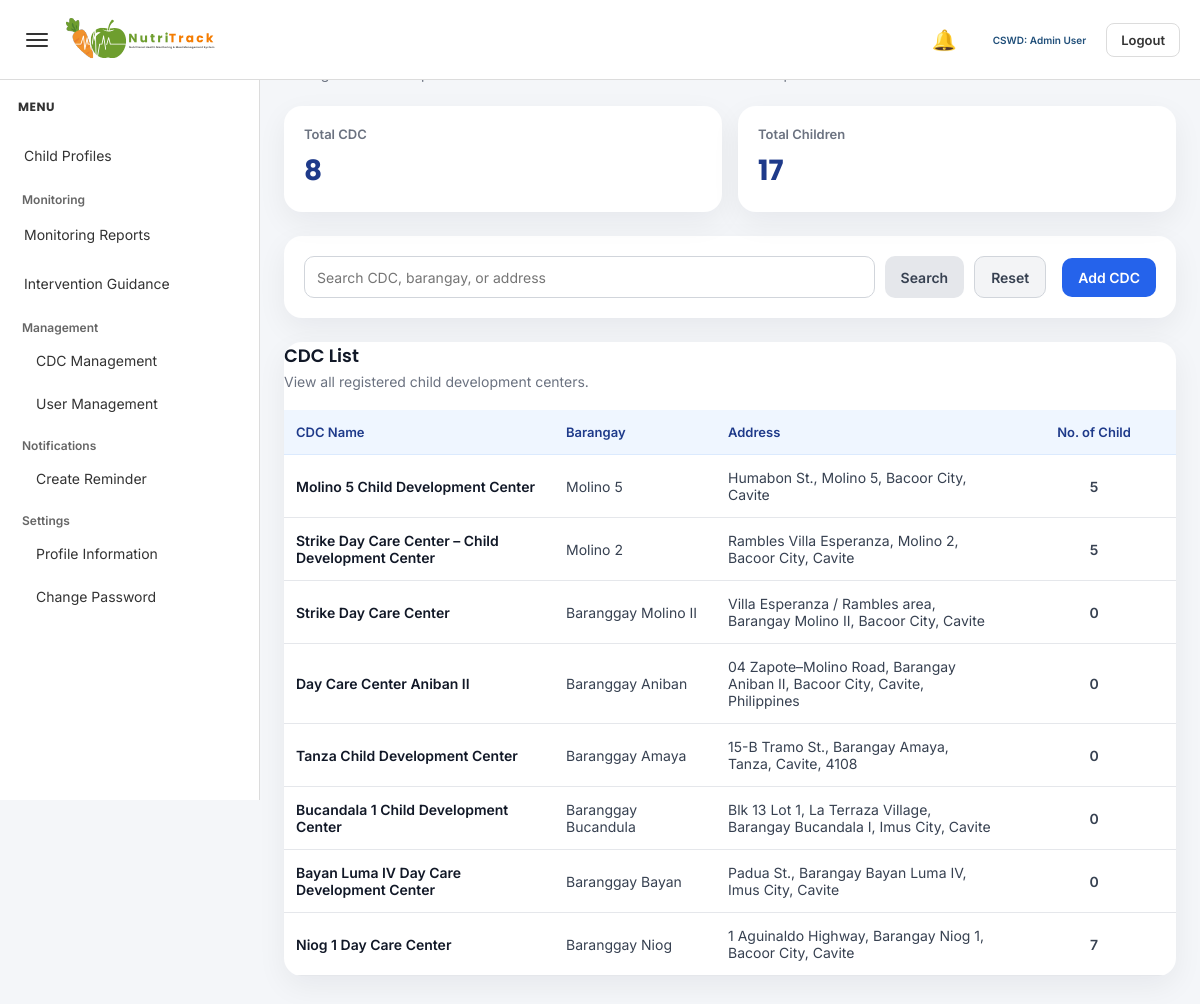
The page /admin/add_cdc.php (signed in) on the database as committed earlier.
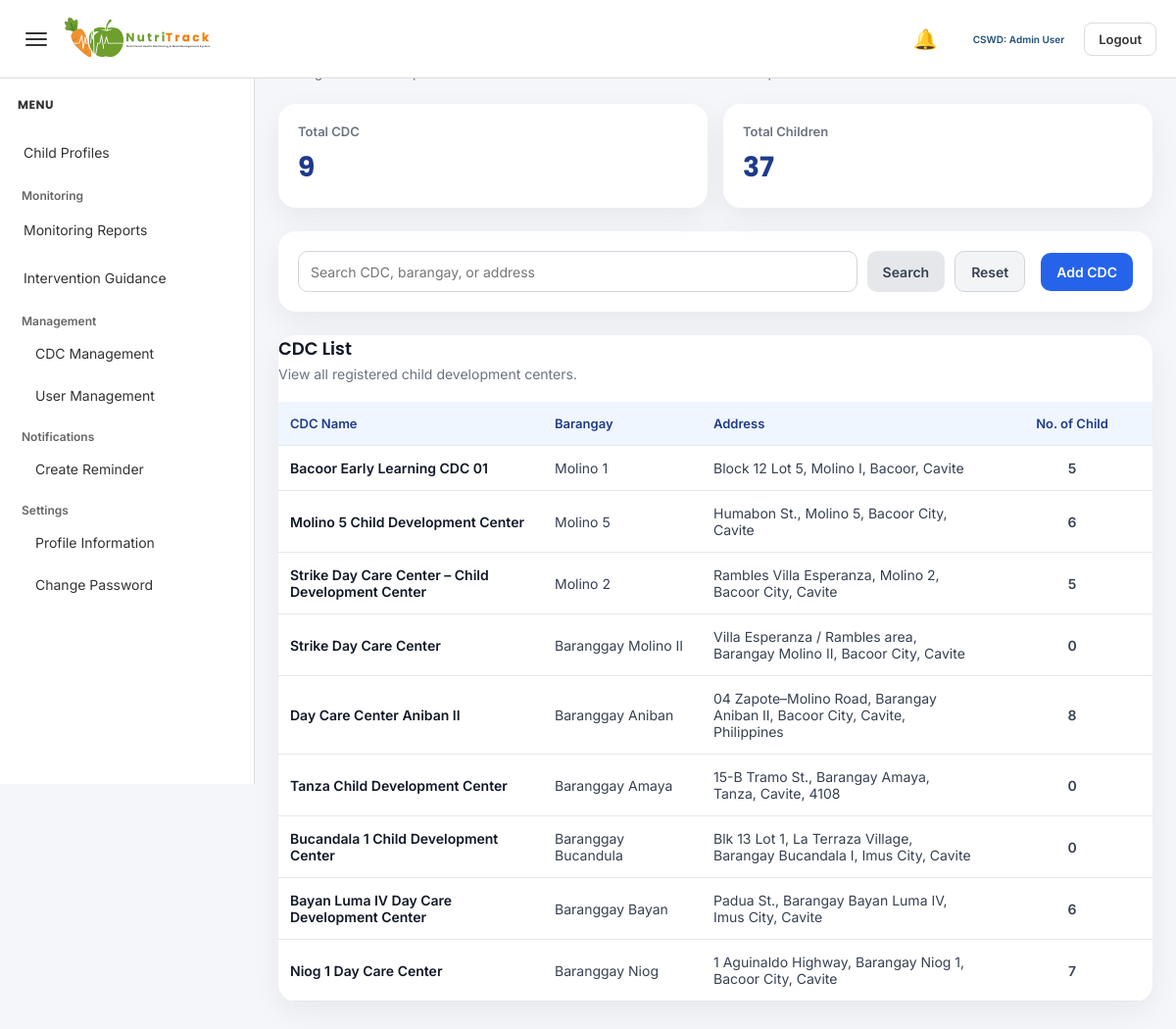
The same page on the database as committed later.
### tables this page shows
CREATE TABLE `cdc` (
  `cdc_id` int(11) NOT NULL,
  `cdc_name` varchar(100) DEFAULT NULL,
  `barangay` varchar(100) DEFAULT NULL,
  `address` text DEFAULT NULL,
  `status` varchar(20) DEFAULT 'Active',
  `created_at` timestamp NOT NULL DEFAULT current_timestamp()
);

### admin/add_cdc.php (the view, shortened to what this page needs)
<?php
include '../config/database.php';
$search = isset($_GET['search']) ? trim($_GET['search']) : "";
if ($search != "") {
    $like = "%" . $search . "%";
    $cdc_stmt = $conn->prepare("
        SELECT
            c.cdc_id,
            c.cdc_name,
            c.barangay,
            c.address,
            COUNT(ch.child_id) AS total_children
        FROM cdc c
        LEFT JOIN children ch ON c.cdc_id = ch.cdc_id
        WHERE c.cdc_name LIKE ? OR c.barangay LIKE ? OR c.address LIKE ?
        GROUP BY c.cdc_id, c.cdc_name, c.barangay, c.address
        ORDER BY c.cdc_id DESC
    ");
    $cdc_stmt->bind_param("sss", $like, $like, $like);
    $cdc_stmt->execute();
    $cdc_result = $cdc_stmt->get_result();
} else {
    $cdc_result = $conn->query("
        SELECT
            c.cdc_id,
            c.cdc_name,
            c.barangay,
            c.address,
            COUNT(ch.child_id) AS total_children
        FROM cdc c
        LEFT JOIN children ch ON c.cdc_id = ch.cdc_id
        GROUP BY c.cdc_id, c.cdc_name, c.barangay, c.address
        ORDER BY c.cdc_id DESC
    ");
}
$total_cdc = 0;
$total_children = 0;
$summary_sql = "
    SELECT
        COUNT(DISTINCT c.cdc_id) AS total_cdc,
        COUNT(ch.child_id) AS total_children
    FROM cdc c
    LEFT JOIN children ch ON c.cdc_id = ch.cdc_id
";
$summary_result = $conn->query($summary_sql);
if ($summary_result && $summary_result->num_rows > 0) {
    $summary_row = $summary_result->fetch_assoc();
    $total_cdc = (int)$summary_row['total_cdc'];
    $total_children = (int)$summary_row['total_children'];
}
?>
<!DOCTYPE html>
<html lang="en">
<head>
    <link rel="stylesheet" href="../assets/admin-style.css">
    <link rel="stylesheet" href="../assets/add_cdc.css">
</head>
<body class="<?php echo (isset($_SESSION['theme_mode']) && $_SESSION['theme_mode'] === 'dark') ? 'dark-mode' : ''; ?>">
<?php include '../includes/admin_sidebar.php'; ?>
<?php include '../includes/admin_topbar.php'; ?>
<div class="main-content" id="mainContent">
    <div class="page-header">
        <h1>CDC Management</h1>
        <p>Manage child development centers and review the total number of children per CDC.</p>
    </div>
    <div class="summary-grid">
        <div class="summary-card">
            <div class="summary-label">Total CDC</div>
            <div class="summary-value"><?php echo $total_cdc; ?></div>
        </div>
        <div class="summary-card">
            <div class="summary-label">Total Children</div>
            <div class="summary-value"><?php echo $total_children; ?></div>
        </div>
    </div>
    <div class="toolbar-card">
        <form method="GET" class="search-form">
            <input
                type="text"
                name="search"
                class="search-input"
                placeholder="Search CDC, barangay, or address"
                value="<?php echo htmlspecialchars($search); ?>"
            >
            <button type="submit" class="btn btn-secondary">Search</button>
            <a href="add_cdc.php" class="btn btn-light">Reset</a>
        </form>
        <button type="button" class="btn btn-primary" onclick="openAddCdcForm()">Add CDC</button>
    </div>
    <div class="table-card">
        <div class="card-header">
            <h2>CDC List</h2>
            <p>View all registered child development centers.</p>
        </div>
        <div class="table-wrapper">
            <table>
                <thead>
                    <tr>
                        <th style="width: 30%;">CDC Name</th>
                        <th style="width: 18%;">Barangay</th>
                        <th style="width: 32%;">Address</th>
                        <th style="width: 20%; text-align:center;">No. of Child</th>
                    </tr>
                </thead>
                <tbody>
                    <?php if ($cdc_result && $cdc_result->num_rows > 0) { ?>
                        <?php while ($row = $cdc_result->fetch_assoc()) { ?>
                            <tr>
                                <td class="cdc-name"><?php echo htmlspecialchars($row['cdc_name']); ?></td>
                                <td><?php echo htmlspecialchars($row['barangay']); ?></td>
                                <td><?php echo htmlspecialchars($row['address']); ?></td>
                                <td class="child-count"><?php echo (int)$row['total_children']; ?></td>
                            </tr>
                        <?php } ?>
                    <?php } else { ?>
                        <tr>
                            <td colspan="4" class="empty-state">No CDC found.</td>
                        </tr>
                    <?php } ?>
                </tbody>
            </table>
        </div>
    </div>
</div>
</body>
</html>

Rows that differ between the two databases and show on the page:
added cdc: cdc_name "Bacoor Early Learning CDC 01", barangay "Molino 1", address "Block 12 Lot 5, Molino I, Bacoor, Cavite", total_children "5"
computed for cdc "Molino 5 Child Development Center": total_children "5" → "6"
computed for cdc "Day Care Center Aniban II": total_children "0" → "8"
computed for cdc "Bayan Luma IV Day Care Development Center": total_children "0" → "6"
Other text that changed with them:
$total_cdc: "8" → "9"
$total_children: "17" → "37"
